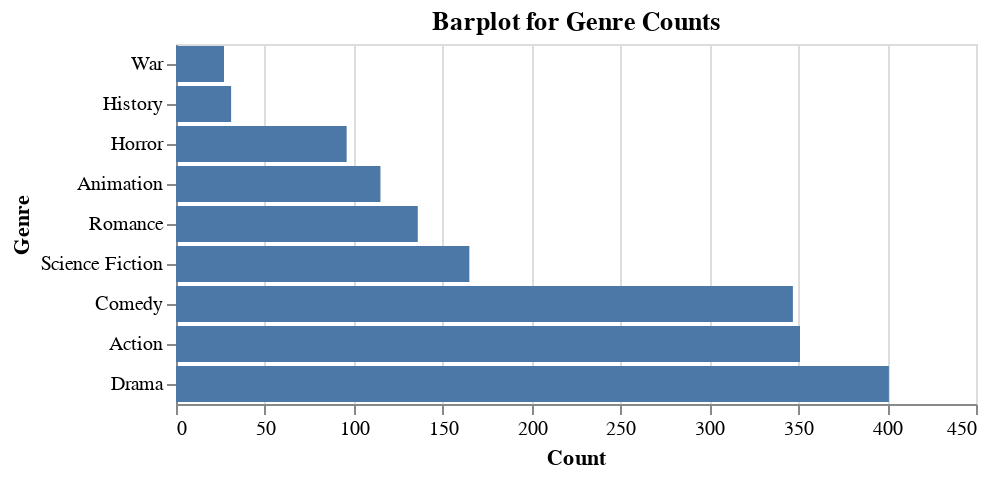

Notebook code cell kept with this figure:
### Markdown cell above
**Question 3.8**  
<br> {points: 1}

Remember that boxplots hide how many observations there are in each group, so you would need to check this manually. Before coding this answer, glance at your plot above again and reflect for yourself: which do you think is the biggest and smallest category and how many observations does there appear to be in each? Can you tell at all?

Now let's see how close your guess is to the true answer. Make a barplot with the counts on the x-axis and the genres on the y-axis sorted by count and with the biggest bar closest to the x-axis. Don't forget to give the plot a title and appropriate axis labels.



*Save the plot in an object named `genre_bar`.*

### Code cell
genre_bar = alt.Chart(movie_genres_df).mark_bar().encode(
    alt.X('count()', title='Count'),
    alt.Y('genres', title="Genre", sort='x')).properties(title="Barplot for Genre Counts")
genre_bar

### Figure 1 — Vega-Lite specification as saved in the notebook (floating-point values rounded to 4 significant figures; data arrays with more than 128 entries replaced by an {"elided": "..."} marker saying what was removed)
{"config": {"view": {"continuousWidth": 400, "continuousHeight": 300}}, "data": {"name": "data-7d6f31157e4fe08bfecbaa3678fc85a8"}, "mark": "bar", "encoding": {"x": {"type": "quantitative", "aggregate": "count", "title": "Count"}, "y": {"type": "nominal", "field": "genres", "sort": "x", "title": "Genre"}}, "title": "Barplot for Genre Counts", "$schema": "https://vega.github.io/schema/vega-lite/v4.8.1.json", "datasets": {"data-7d6f31157e4fe08bfecbaa3678fc85a8": {"elided": "1669 records"}}}
